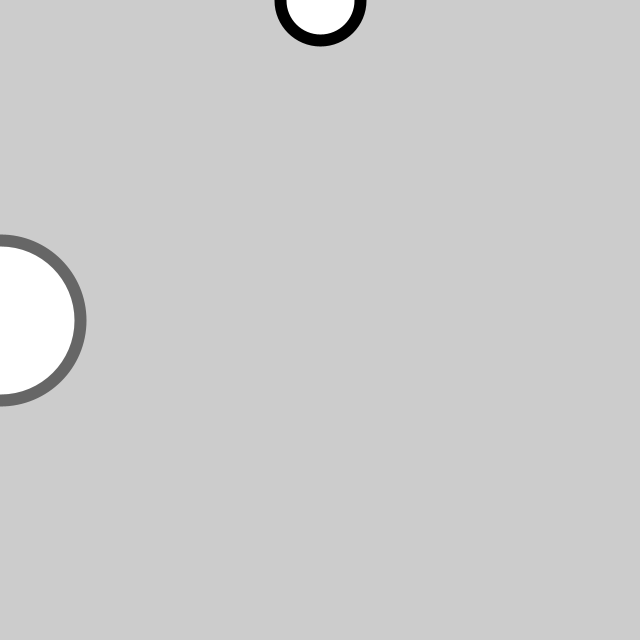
Frame 1 (no input)
Frame 60 (the mouse pressed at the canvas centre just before this capture): identical to frame 1, image omitted
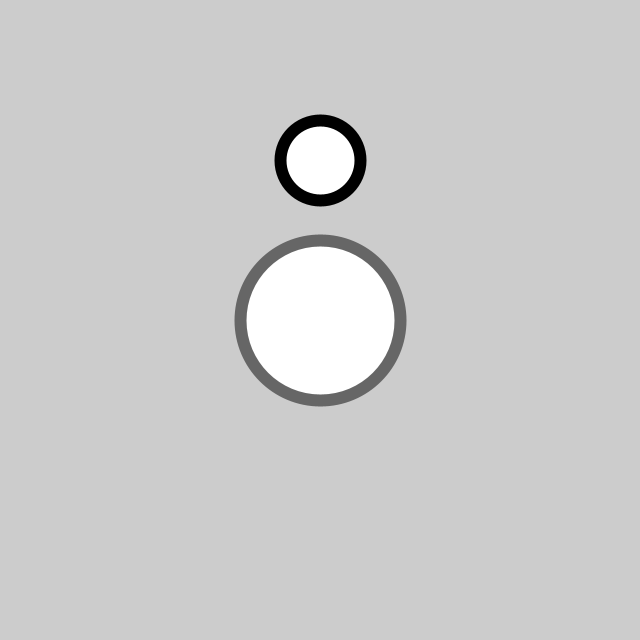
Frame 120 (the mouse held since frame 60 and released just before this capture)

The Processing sketch that drew these frames (run headless with seeded random() and noise(); from frame 60 on, the mouse is pressed at the canvas centre):

// Processing sketch: sketch_34MapRange
// ── sketch_34MapRange.pde
void setup() {
  size(640, 640);
  strokeWeight(12);
}

void draw() {
  background(204);

  stroke(102);
  ellipse(mouseX, 320, 160, 160); // Gray line

  stroke(0);
  float mx = mouseX/2;
  ellipse(320, mx, 80, 80); // Black line
}
